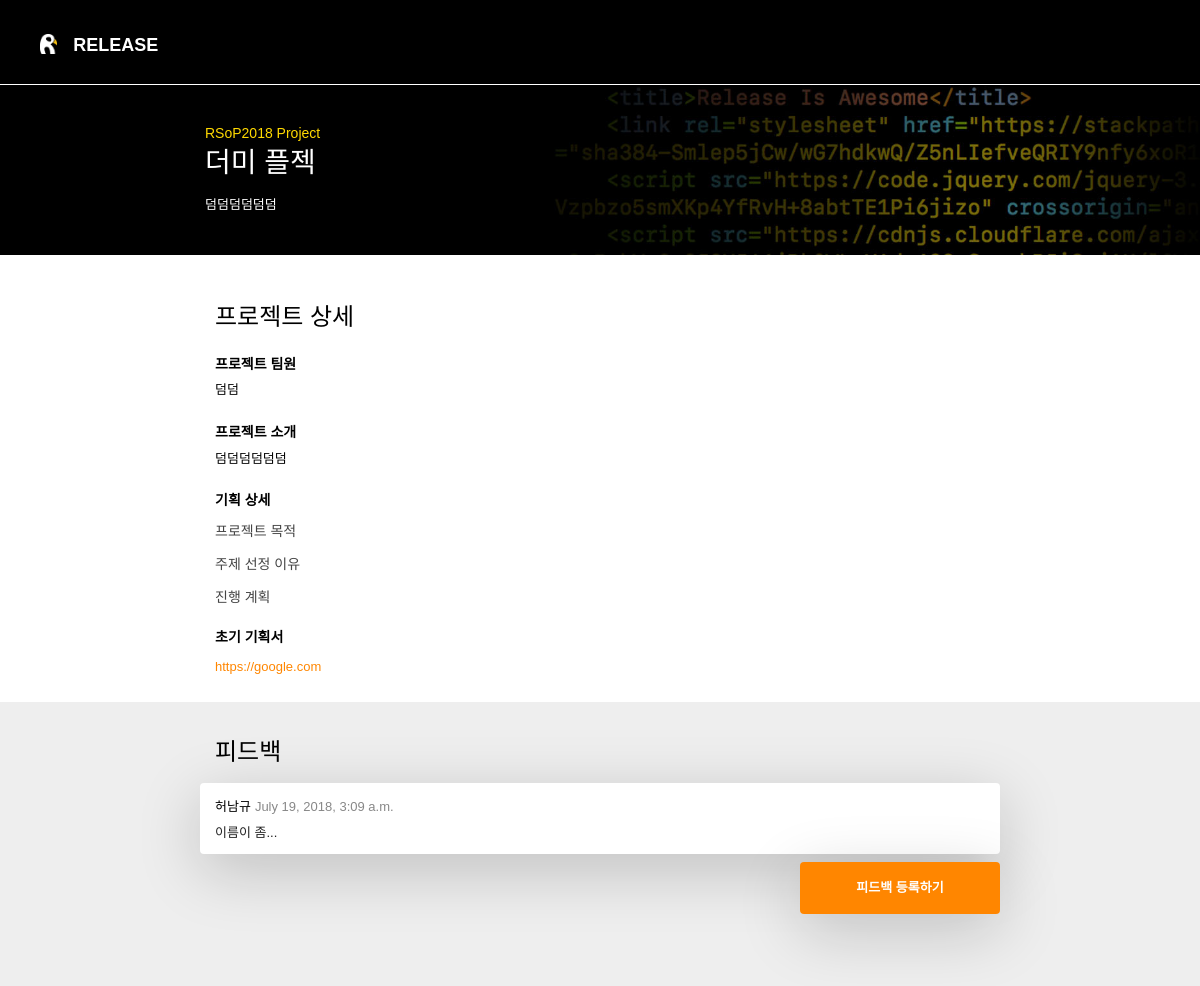
The page /rsop2018/projects/2 on the database its author committed.
### main/models.py (models this page shows, shortened)
class Project(models.Model):
    name = models.CharField(max_length=256)
    description = models.TextField()
    goal = models.TextField(default='')
    reason = models.TextField(default='')
    plan = models.TextField(default='')
    members = models.CharField(max_length=256)
    link = models.CharField(max_length=1024)
    color_r = models.FloatField()
    color_g = models.FloatField()
    color_b = models.FloatField()

class Feedback(models.Model):
    creation_time = models.DateTimeField(auto_now=True)
    name = models.CharField(max_length=256)
    content = models.TextField()
    project = models.ForeignKey(Project, on_delete=models.CASCADE)

### main/views.py (the view)
# urls.py: path('rsop2018/projects/<int:pk>', views.project, name='rsop-projects'),
def project(request, pk):
    p = get_object_or_404(Project, pk=pk)
    return render(request, 'main/project.html', {'project': p})

### main/templates/main/project.html (shortened to what this page needs)
{% load static %}
<!DOCTYPE html>
<html lang="en">
<head>
    <link rel="stylesheet" href="https://stackpath.bootstrapcdn.com/bootstrap/4.1.2/css/bootstrap.min.css">
    <link rel="stylesheet" type="text/css" href="{% static 'main/index.css' %}">
    <link rel="stylesheet" type="text/css" href="{% static 'main/project.css' %}">
</head>
<body>
<nav class="bar navbar navbar-expand-lg navbar-light">
    <a class="bar-logo" href="{%  url 'rsop' %}">
        <img class="bar-logo-image" src="{% static 'release-white.png' %}">
        <span class="bar-logo-text">RELEASE</span>
    </a>
</nav>
<div class="container-fluid">
    <div class="row project-hero-row justify-content-center">
        <div class="rsop-front col-11 col-md-8">
            <h1 class="project-header">
                <span class="project-eyebrow">RSoP2018 Project</span>
                <span class="project-name">{{ project.name }}</span>
            </h1>
            <p class="project-summary">{{ project.description }}</p>
        </div>
        <div class="rsop-back">
            <img class="rsop-back-img" src="{% static 'rsop-background.jpg' %}">
        </div>
    </div>
    <div class="row intro-content-row justify-content-center">
        <div class="col-11 col-md-8 intro-content-col">
            <h1 class="col-header">프로젝트 상세</h1>
            <h2 class="intro-content-header">프로젝트 팀원</h2>
            <p class="intro-content">{{  project.members }}</p>
            <h2 class="intro-content-header">프로젝트 소개</h2>
            <p class="intro-content">{{  project.description }}</p>
            <h2 class="intro-content-header">기획 상세</h2>
            <h2 class="intro-content-subheader">프로젝트 목적</h2>
            <h2 class="intro-content-subheader">주제 선정 이유</h2>
            <h2 class="intro-content-subheader">진행 계획</h2>
            <h2 class="intro-content-header">초기 기획서</h2>
            <a href='{{ project.link }}' class="intro-link">{{  project.link }}</a>
        </div>
    </div>
    <div class="row feedback-row justify-content-center">
        <div class="col-11 col-md-8 feedback-col">
            <h1 class="col-header">피드백</h1>
        </div>
        {% for feedback in project.feedback_set.all %}
            <div class="col-10 col-md-8 feedback-box">
                <h1 class="feedback-name">{{ feedback.name }}<span class="feedback-date">{{ feedback.creation_time }}</span></h1>
                <p class="feedback-content">{{  feedback.content }}</p>
            </div>
        {% endfor %}
        <div class="col-5 col-md-6"></div>
        <div class="col-5 col-md-2 feedback-button-box">
            <a class="btn btn-primary feedback-button" href="{%  url 'rsop-project-feedback' pk=project.pk %}">
                피드백 등록하기
            </a>
        </div>
    </div>
</div>
</body>
</html>

### main/static/main/index.css (style rules this page uses)
body { font-family: 'Noto Sans KR', sans-serif; background-color: black; word-break: keep-all; word-wrap: break-word; }
.bar { background-color: black; border-bottom: 0.5px solid white; }
.bar-logo { height: 24px; margin: 10px 4px; }
.bar-logo-image { height: 12px; margin: 0 6px 2px 0; display: inline; vertical-align: middle; }
.bar-logo-text { font-family: "Noto Sans KR", sans-serif; font-weight: 700; font-size: 12px; color: white; display: inline; vertical-align: middle; }
@media (min-width: 768px) { .bar-logo { height: 20px; margin: 24px; } }
@media (min-width: 768px) { .bar-logo-image { height: 20px; margin: 0 12px 4px 0; } }
@media (min-width: 768px) { .bar-logo-text { font-weight: 700; font-size: 18px; } }
.container-fluid { padding: 0; }
.rsop-back-img { position: absolute; top: 0; left: 0; width: 100%; height: 100%; object-fit: cover; justify-content: center; z-index: -1; }
.rsop-front { width: 100%; height: 100%; color: white; }

### main/static/main/project.css (style rules this page uses)
.project-hero-row { position: relative; }
.project-header { margin-top: 40px; }
.project-eyebrow { font-weight: 300; font-size: 14px; color: #ffd900; display: block; }
.project-name { font-weight: 400; font-size: 28px; margin-top: 4px; color: white; display: block; }
.project-summary { font-weight: 400; font-size: 13px; margin: 16px 0 40px; color: white; display: block; }
.col-header { font-weight: 400; font-size: 24px; margin-top: 36px; color: black; }
.intro-content-row { background-color: white; margin: 0; }
.intro-content-header { font-weight: 700; font-size: 14px; margin-top: 24px; color: black; }
.intro-content-subheader { font-weight: 400; font-size: 14px; margin-top: 14px; color: #444; }
.intro-content { font-weight: 400; font-size: 13px; margin-top: 4px; color: #040404; }
.intro-link { font-weight: 500; font-size: 13px; margin-top: 4px; color: #ff8600; }
.intro-content-col { margin: 12px 0 24px; }
.feedback-row { background-color: #EEE; margin: 0; border: none; box-shadow: none; }
.feedback-box { margin-top: 8px; box-shadow: 0 16px 64px #0003; background-color: white; border-radius: 4px; }
.feedback-name { margin-top: 16px; font-weight: 500; font-size: 13px; color: black; }
.feedback-date { font-weight: 400; margin-left: 4px; color: #888; }
.feedback-content { margin-top: 8px; margin-bottom: 12px; font-weight: 400; font-size: 13px; color: #222; }
.feedback-button-box { margin: 8px 0 72px; box-shadow: 0 16px 64px #0003; border-radius: 4px; padding: 0; }
.feedback-button { font-weight: 600; font-size: 13px; width: 100%; text-align: center; padding: 16px 0; color: white; background-color: #ff8600; border: none; border-radius: 4px; }

### rows shown on the page
Project: name "더미 플젝", description "덤덤덤덤덤덤", members "덤덤", link "https://google.com"
Feedback: name "허남규", creation_time "July 19, 2018, 3:09 a.m.", content "이름이 좀..."
